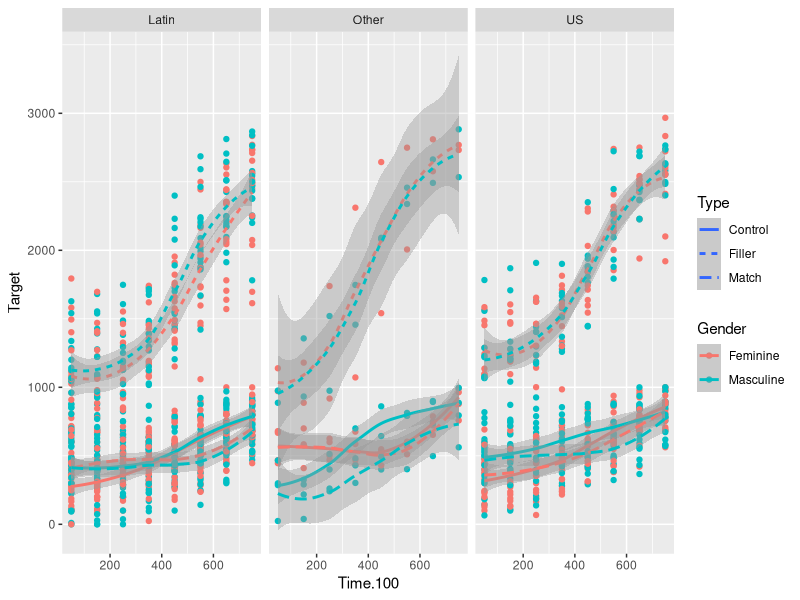
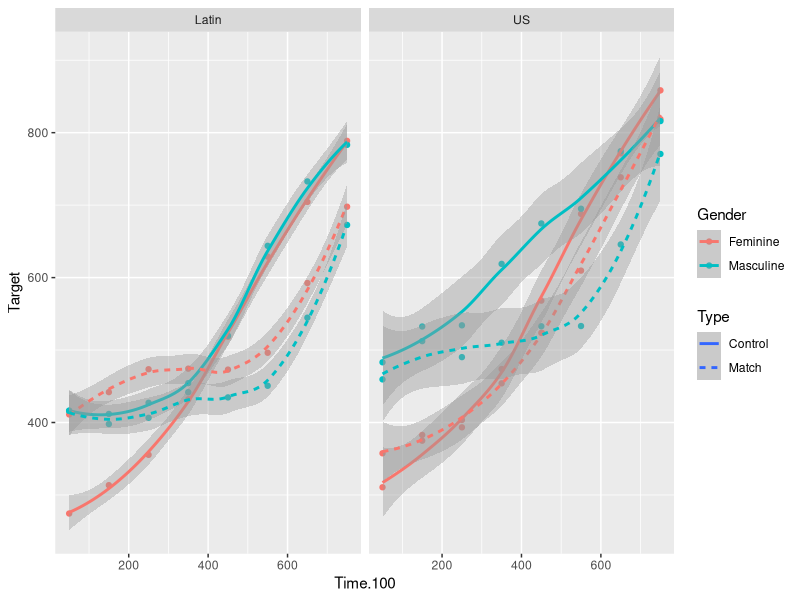

Write R code to recreate these figures, in order.
## ---- chunk 1
library(tidyverse)
cs_data <- read.csv("data/CSLex_Subset.csv")
head(cs_data)
## ---- chunk 2
ggplot(data = cs_data, aes(x = Time.100, y = Target, color = Gender)) +
  geom_point() +
  geom_smooth(aes(linetype = Type)) +
  facet_wrap(~Birth)
## ---- chunk 3
cs_lex <- as_tibble(cs_data)
cs_lex
## ---- chunk 4
filter(cs_lex, Birth == "US")
## ---- chunk 5
filter(cs_lex, Birth == "US", Gender == "Feminine")
## ---- chunk 6
filter(cs_lex, Time.100 > 350)
## ---- chunk 7
filter(cs_lex, Gender != "Feminine")
## ---- chunk 8
filter(cs_lex, Type != "Filler")
## ---- chunk 9
filter(cs_lex, Type == "Control" | Type == "Match")
## ---- chunk 10
arrange(cs_lex, Time.100, Subject)
## ---- chunk 11
arrange(cs_lex, desc(Condition))
## ---- chunk 12
select(cs_lex, Subject, Gender, Type, Time.100, Target)
## ---- chunk 13
select(cs_lex, Subject:Type)
## ---- chunk 14
select(cs_lex, -(Subject:Type))
## ---- chunk 15
cs_lex2 <- select(cs_lex, -(Subject:Time.100))
mutate(cs_lex2, Target_Proportion = Target/(Target+Distractor+Other+Saccade+Track_Loss))
## ---- chunk 16
mutate(cs_lex2, Target_Prop = Target/Bins, Target_Percent = Target_Prop*100)
## ---- chunk 17
by_group_time <- group_by(cs_lex, Birth, Time.100)
summarize(by_group_time, Target_group = mean(Target))
## ---- chunk 18
cs_lex %>% 
  group_by(Birth, Gender, Type, Time.100) %>% 
  summarize(Mean_Target = mean(Target), Mean_Distractor = mean(Distractor))
## ---- chunk 19
cs_lex %>% 
  group_by(Subject, Condition) %>% 
  summarize(Count = n())
## ---- chunk 20
cs_exp <- cs_lex %>% 
  filter(Birth != "Other", Type != "Filler") %>% 
  group_by(Birth, Time.100, Gender, Type) %>% 
  summarize(Target = mean(Target))
ggplot(cs_exp, aes(x = Time.100, y = Target, color = Gender)) +
  geom_point() +
  geom_smooth(aes(linetype = Type)) +
  facet_wrap(~Birth)
